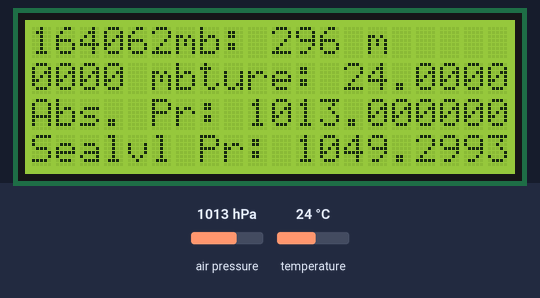
The sketch below on a simulated Arduino Uno, built with avr-gcc and run on an emulated ATmega328P. Parts: 20×4 character LCD. Inputs (shaded band) come from the test bench; at power-on: air pressure 1013 hPa, temperature 24 °C. What the sketch prints to the serial monitor is not drawn.

Above: at 3.2 s.
3.3 s: air pressure set to 952 hPa
At 6.0 s:
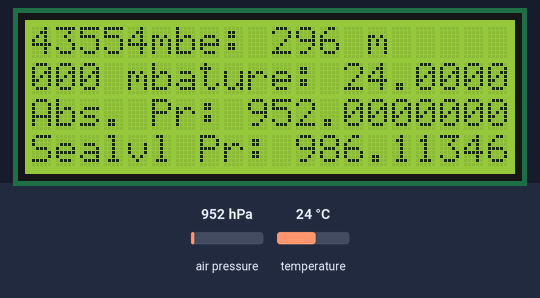
9.7 s: air pressure set to 975 hPa
At 11.7 s:
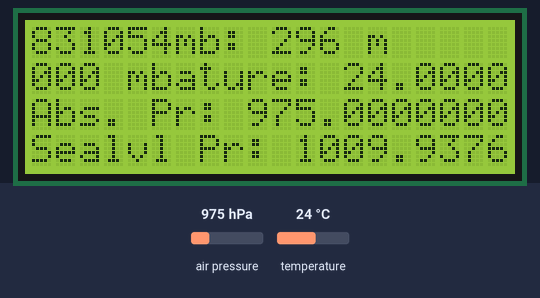
17.4 s: temperature set to 12 °C
At 21.6 s:
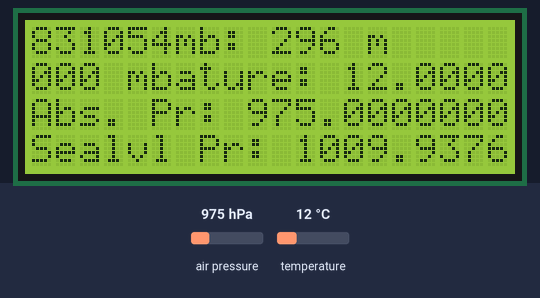
24.9 s: temperature set to 19 °C
Timing chart, 0 to 27.9 s (numbered marks = the images above; inputs shaded):
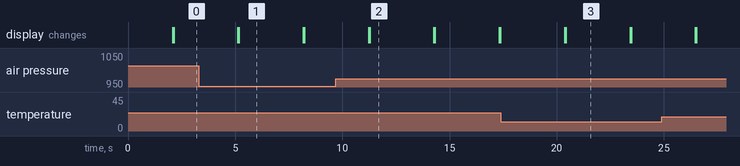

The sketch:

BMP180.ino
```cpp
#include <LiquidCrystal.h>
LiquidCrystal lcd(13, 12, 11, 10, 9, 8);//RS,EN,D4,D5,D6,D7
#include <SFE_BMP180.h>
#include <Wire.h>

SFE_BMP180 pressure;
#define ALTITUDE 296
void setup() {
  Serial.begin(9600);
  lcd.begin(20, 4);
  lcd.setCursor(0, 0);
  lcd.print("BMP180 Started:");
  lcd.setCursor(0, 1);
  lcd.print("BMP180 is Preassure");
  lcd.setCursor(0, 2);
  lcd.print("sensor including");
  lcd.setCursor(0, 3);
  lcd.print("hPa, Temp, altitude");
  delay (2000);
  lcd.clear();//clear display
  pressure.begin();
}
void loop() {

  char status;
  char buff[8] = {0};
  double Temperature, Pressure, RelativePressure;

  lcd.setCursor(0, 0);
  lcd.print("Altitude: ");
  Serial.write("A");

  String alti = String(ALTITUDE);
  alti.toCharArray(buff, alti.length()+ 1);

  for (int i = 0 ; i < alti.length(); i++ ) {
    Serial.write(buff[i]);
  }
  Serial.println();
  lcd.print(ALTITUDE, DEC);
  lcd.print(" m");

  status = pressure.startTemperature();
  if (status != 0) {
    delay(status);
    status = pressure.getTemperature(Temperature);
    if (status != 0) {
      Serial.write("T");
      //      sprintf(buff, "%2.2f", Temp);
      String temp = String(Temperature);
      temp.toCharArray(buff, temp.length());

      for (int i = 0 ; i < temp.length(); i++ ) {
        Serial.write(buff[i]);
      }
      Serial.println();
      lcd.setCursor(0, 1);
      lcd.print("Temperature: ");
      lcd.print(Temperature, DEC);
      lcd.print(" C ");


      status = pressure.startPressure(3);
      if (status != 0) {
        delay(status);
        status = pressure.getPressure(Pressure, Temperature);
        if (status != 0) {

          Serial.write("P");
          String pres = String(Pressure);
          pres.toCharArray(buff, pres.length());

          for (int i = 0 ; i < pres.length(); i++ ) {
            Serial.write(buff[i]);
          }
          Serial.println();

          lcd.setCursor(0, 2);
          lcd.print("Abs. Pr: ");
          lcd.print(Pressure, DEC);
          lcd.print(" mb");


          RelativePressure = pressure.sealevel(Pressure, ALTITUDE);
          Serial.write("S");
          String rela = String(RelativePressure);
          rela.toCharArray(buff, rela.length());

          for (int i = 0 ; i < rela.length(); i++ ) {
            Serial.write(buff[i]);
          }
          Serial.println();

          lcd.setCursor(0, 3);
          lcd.print("Sealvl Pr: ");
          lcd.print(RelativePressure, DEC);
          lcd.print("mb");
        }

      }

    }

    delay(3000);
  }
}
```

Measured:
- after the input at 3.3 s, the display: first differs from a run without the input after 1.9 s (image 1)
- after the input at 9.7 s, the display: first differs from a run without the input after 1.6 s (image 2)
- after the input at 17.4 s, the display: first differs from a run without the input after 3.0 s (image 3)
- what the display in image 1 shows lasts 3.0 s, from 5.2 s to 8.2 s
